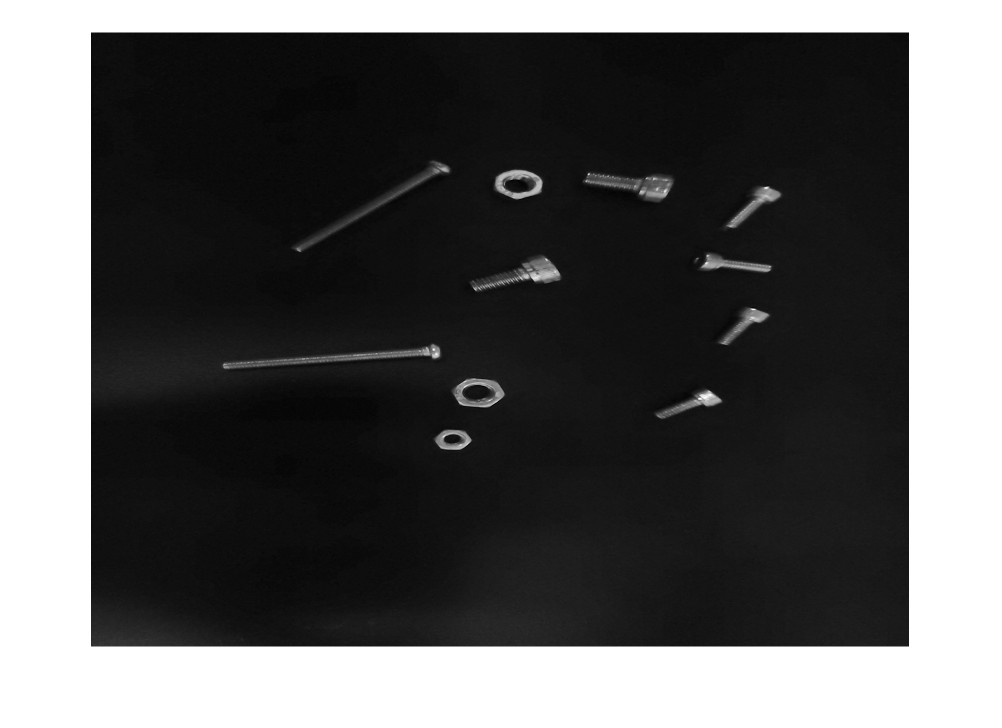
#> input picture figure/Nuts.jpg, 1002 x 728 px
$ jupyter execute nuts_count.ipynb
#> lines starting #> are read from the running program, lines starting #| are printed output that depends on the picture; after the words box and inside, x2 and y2 are one past the last pixel; in counts of white or black regions, pixels touching at a corner belong together
[cell 1]
import cv2
import numpy as np
import matplotlib.pyplot as plt

[cell 2]
image = cv2.imread('./figure/Nuts.jpg', cv2.IMREAD_COLOR)
#> image is the input picture: shape (728, 1002, 3); min 0, max 255, mean 93
image = image[100:600, 100:900]
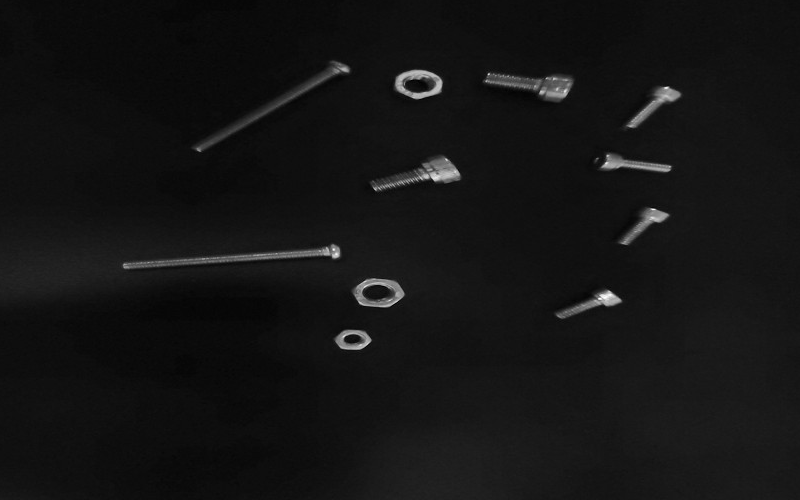
#> image: shape (500, 800, 3); min 0, max 255, mean 20.1
plt.imshow(cv2.cvtColor(image, cv2.COLOR_BGR2RGB))
plt.axis('off')
plt.show()

[cell 3]
gray = cv2.cvtColor(image, cv2.COLOR_BGR2GRAY)
plt.imshow(gray, cmap='gray')
plt.axis('off')
plt.show()

[cell 4]
thresh = cv2.threshold(gray, 40, 255, cv2.THRESH_BINARY)[1]
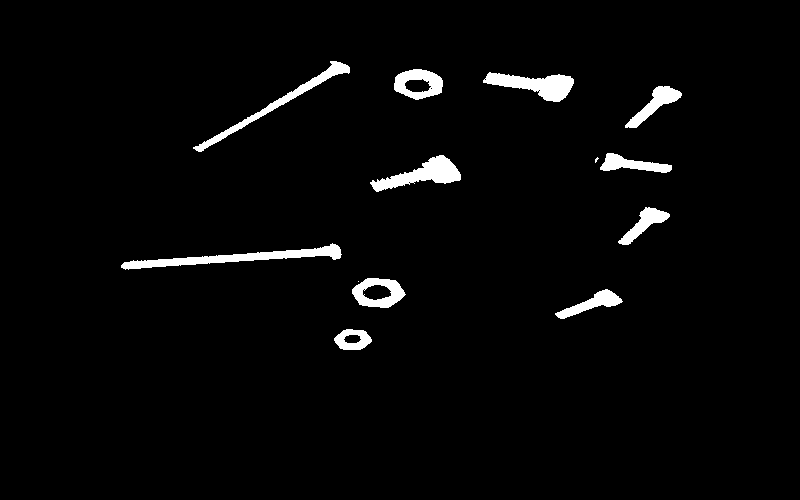
#> thresh: shape (500, 800); 2.8% white; 13 white regions (2 under 20 px), largest, box (x1, y1, x2, y2) and area: (121, 243, 342, 270) 1763, (483, 72, 574, 102) 1399, (370, 155, 461, 192) 1397
# close operation 4 times
kernel = np.ones((5, 5), np.uint8)
thresh = cv2.morphologyEx(thresh, cv2.MORPH_CLOSE, kernel, iterations=4)
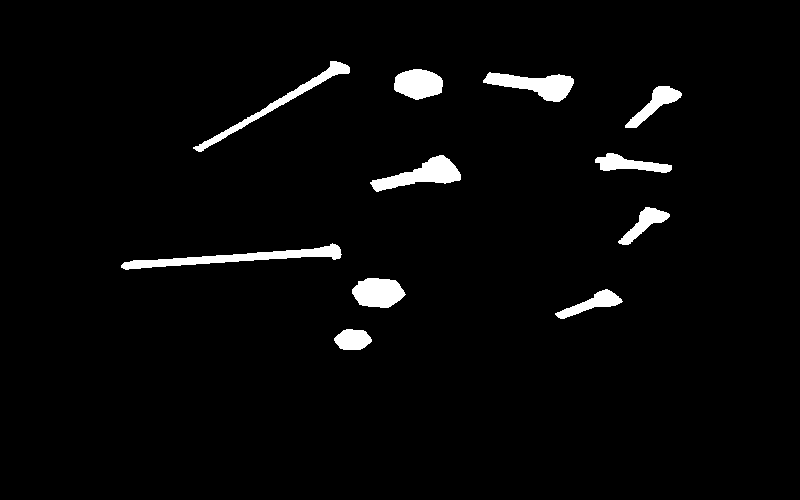
#> thresh: shape (500, 800); 3% white; 11 white regions

plt.imshow(thresh, cmap='gray')
plt.axis('off')
plt.show()

[cell 5]
# Find contours
contours, _ = cv2.findContours(thresh, cv2.RETR_EXTERNAL, cv2.CHAIN_APPROX_SIMPLE)
#> contours = 11 contours; largest, box (x1, y1, x2, y2) and area: (121, 243, 342, 270) 1572, (370, 155, 461, 192) 1367, (483, 72, 574, 102) 1322, (352, 278, 406, 308) 1166, (193, 61, 350, 152) 1144
print(f'{len(contours)} contours found!')
#| 11 contours found!

# Draw contours
result = image.copy()
cv2.drawContours(result, contours, -1, (0, 255, 0), 2)
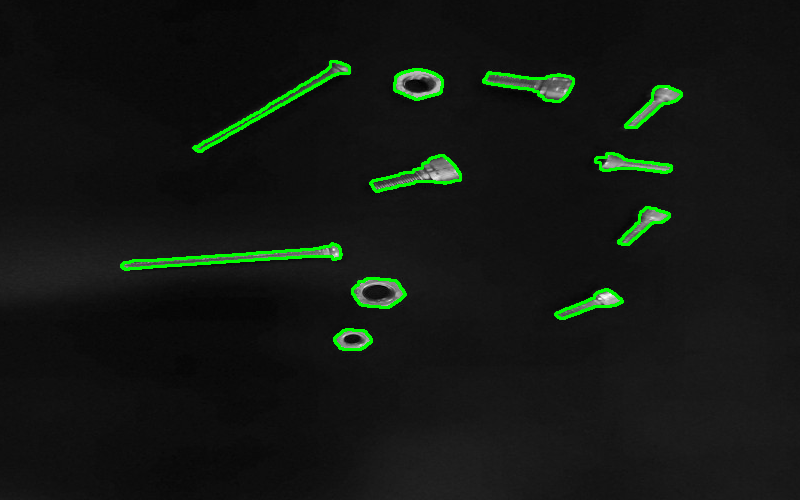
#> result: shape (500, 800, 3); 1.84% of pixels changed, all inside (x1, y1, x2, y2) = (120, 60, 683, 351)

plt.imshow(cv2.cvtColor(result, cv2.COLOR_BGR2RGB))
plt.axis('off')
